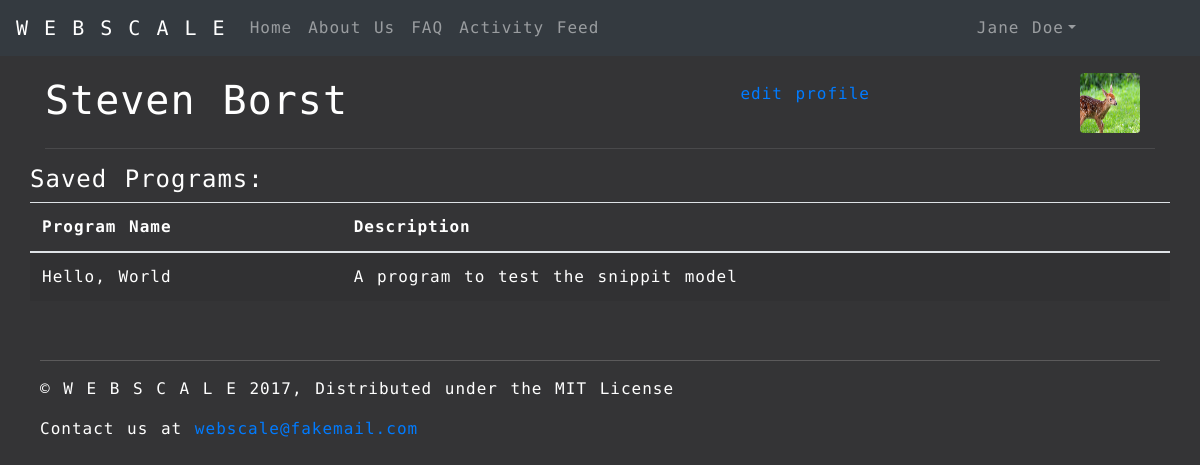
/profile/, run on an earlier commit of the app's database.
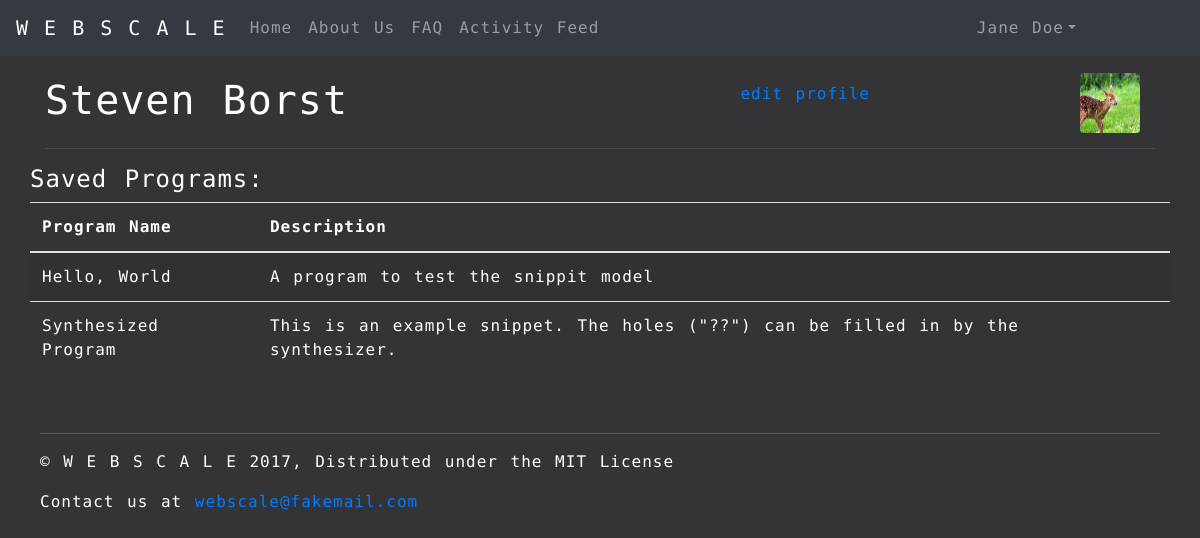
And on a later commit of the database.
### synthesizer/models.py (models this page shows, shortened)
class User(models.Model):
    id = models.UUIDField(primary_key=True, default=uuid.uuid4, help_text="Unique ID for this particular user")
    name = models.CharField('Name', max_length=200, help_text="Enter your name")
    email = models.EmailField('email', max_length=200, help_text= "Enter you email")
    hashed_password = models.CharField(max_length=200)

class Snippit(models.Model):
    id = models.UUIDField(primary_key=True, default=uuid.uuid4, help_text="Unique ID for this Snippit")
    user_id = models.ForeignKey('User', on_delete=models.SET_NULL, null=True)
    name = models.CharField('Name', max_length=200, help_text="Enter name")
    description = models.TextField(max_length=1000, help_text="Enter the snippit description")
    program_text = models.TextField(max_length=99999, help_text="Enter the program holes")
    program_spec = models.TextField(max_length=99999, help_text="Enter the program spec")
    """
    The synthesizer result needs to be a different kind of model field that will be generated, not entered
    """
    synthesizer_result = models.TextField(max_length=99999, help_text="Enter the synthesizer result")
    is_public = (
        ('t', 'True'),
        ('f', 'False'),
    )

### synthesizer/views.py (the view)
# urls.py: url(r'^profile/$', views.profile, name='profile'),
def profile(request, profile_id="0"):
    if profile_id == "0":
        profile_id = "d097b337df594c35a01d997bfbeaad42"  # default to steven's profile for now
    user = get_object_or_404(User, id=profile_id)
    programs = Snippit.objects.filter(user_id=user.id)
    return render(
        request,
        'synthesizer/profile.html',
        context={'page_title': user.name, 'user': user, 'programs': programs},
    )

### synthesizer/templates/synthesizer/profile.html (shortened to what this page needs)
{% extends "base_page.html" %}
{% block css %}
{% load static %}
<link rel="stylesheet" type="text/css" href="{% static 'css/webscale-profile.css' %}">
{% endblock %}
{% block content %}
<div id="main" class="container">
    <div class="row">
        <div class="col-6">
            <h1>{{ user.name }}</h1>
       </div>
        <div class="col-3 profile-header-middle">
            {% if user.name == "Steven Borst" %}
            <a href="{% url 'profile_edit' %}">edit profile</a>
            {% endif %}
        </div>
        <div class="col-3 profile-picture-container">
            <img class="rounded profile-picture profile-picture-small" alt="Profile Picture" src="{% static 'images/deer.jpg' %}">
        </div>
    </div>
    <hr class="heading-hr">
    <div class="row">
        <h4>Saved Programs:</h4>
        <table class="table table-striped program-table">
            <thead>
                <tr>
                    <th>Program Name</th>
                    <th>Description</th>
                </tr>
            </thead>
            <tbody>
                {% for program in programs %}
                <tr>
                    <td>{{program.name}}</td>
                    <td>{{program.description}}</td>
                </tr>
                {% endfor %}
            </tbody>
    </div>
    <footer class="footer">
        <hr class="footer-hr">
        <p>&copy; W E B S C A L E 2017, Distributed under the MIT License</p>
        <p>Contact us at <a href="mailto:webscale@fakemail.com">webscale@fakemail.com</a></p>
    </footer>
</div>
{% endblock %}

### synthesizer/templates/base_page.html (shortened to what this page needs)
<!DOCTYPE html>
<html lang="en">
<head>
  {% load static %}
  {% block css %}<link rel="stylesheet" type="text/css" href="{% static 'css/webscale-index.css' %}">{% endblock %}
  <link rel="stylesheet" href="https://maxcdn.bootstrapcdn.com/bootstrap/4.0.0-beta/css/bootstrap.min.css"
>
</head>
<body>
    {% block navbar %}
    <nav class="navbar navbar-expand-md navbar-dark bg-dark">
        <a class="navbar-brand" href="{% url 'index' %}">W E B S C A L E</a>
        <div class="collapse navbar-collapse">
            <ul class="navbar-nav mr-auto">
                <li class="nav-item">
                    <a class="nav-link" href="{% url 'index' %}">Home</a>
                </li>
                <li class="nav-item">
                    <a class="nav-link" href="{% url 'about' %}">About Us</a>
                </li>
                <li class="nav-item">
                    <a class="nav-link" href="{% url 'faq' %}">FAQ</a>
                </li>
                <li class="nav-item">
                    <a class="nav-link" href="{% url 'feed' %}">Activity Feed</a>
                </li>
            </ul>
            <ul id="user-drop-down" class="navbar-nav ml-auto">
                <li class="nav-item dropdown">
                    <a class="nav-link dropdown-toggle" href="#" id="drop-down" data-toggle="dropdown" aria-haspopup="true" aria-expanded="false">Jane Doe</a>
                </li>
            </ul>
        </div>
    </nav>
    {% endblock %}
    {% block content %}{% endblock %}
</body>
</html>

### synthesizer/static/css/webscale-profile.css (style rules this page uses)
* { letter-spacing: 1px; word-spacing: 2px; line-height: 150%; font-family: 'Encode Sans Expanded', sans-serif; }
html, body { background: linear-gradient(to bottom, rgba(52, 52, 54, 1.0), rgba(52, 52, 54, 1.0)); color: white !important; position: relative; }
body { padding-bottom: 150px; }
#user-drop-down { padding-right: 100px; }
h1 { padding-top: 20px; }
.profile-header-middle { display: flex; align-items: center; justify-content: flex-end; }
.profile-picture-container { position: relative; }
.profile-picture-container .profile-picture { position: absolute; top: 50%; right: 30px; }
.profile-picture { width: 300px; height: 300px; }
.profile-picture.profile-picture-small { width: 60px; height: 60px; margin-top: -1.3em; }
.heading-hr { border-top: 1px solid rgba(255, 255, 255, 0.1); }
.footer { padding: 10px 40px 10px 40px; position: absolute; bottom: 0; left: 0; right: 0; }
.footer-hr { border-top: 1px solid rgba(194, 192, 192, 0.27); }

What changed in the data, as far as the page shows it:
added Snippit: name "Synthesized Program", description "This is an example snippet. The holes (\"??\") can be filled in by the synthesizer."
